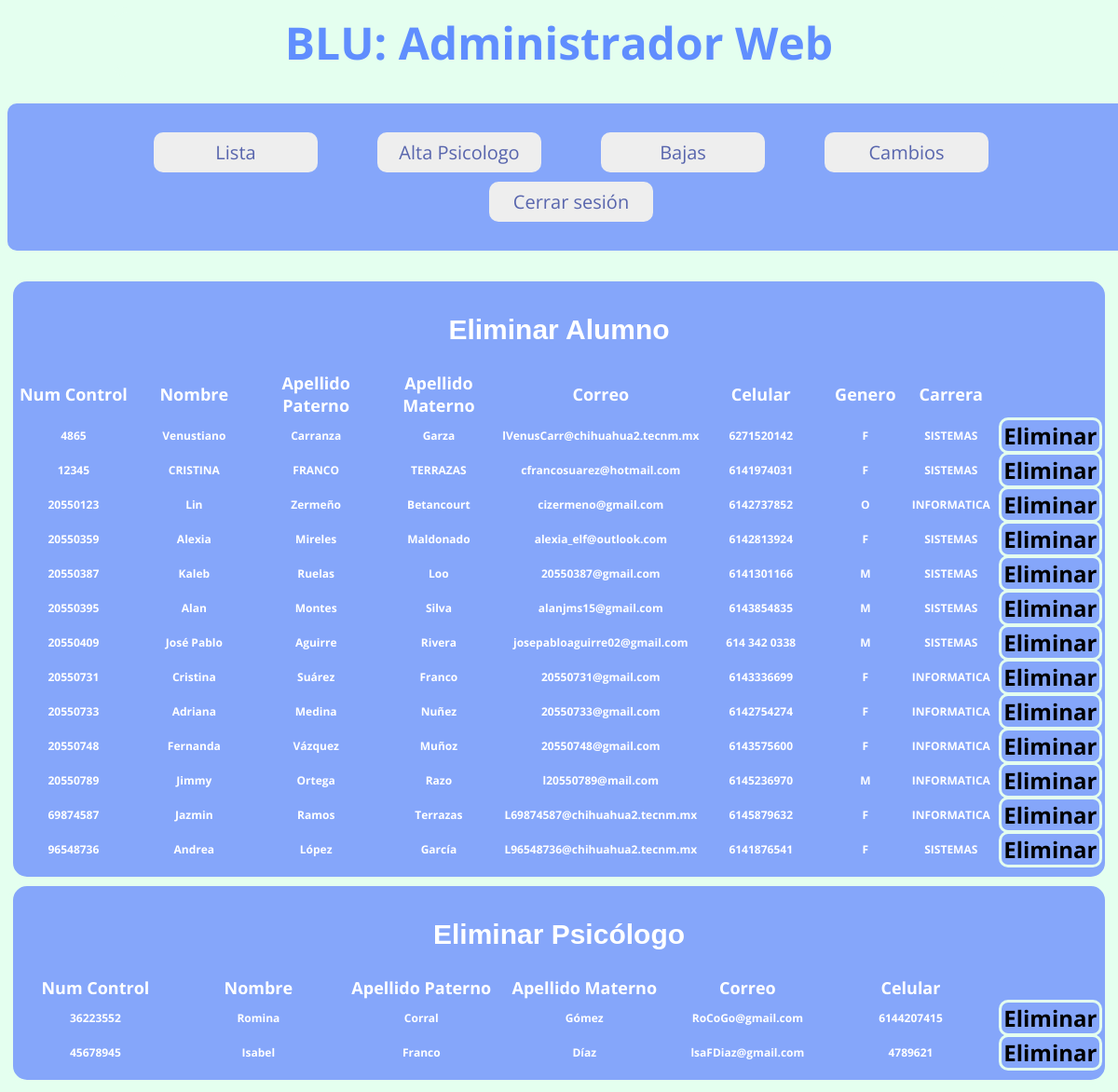
Before: /admin/bajas.php with the older database file.
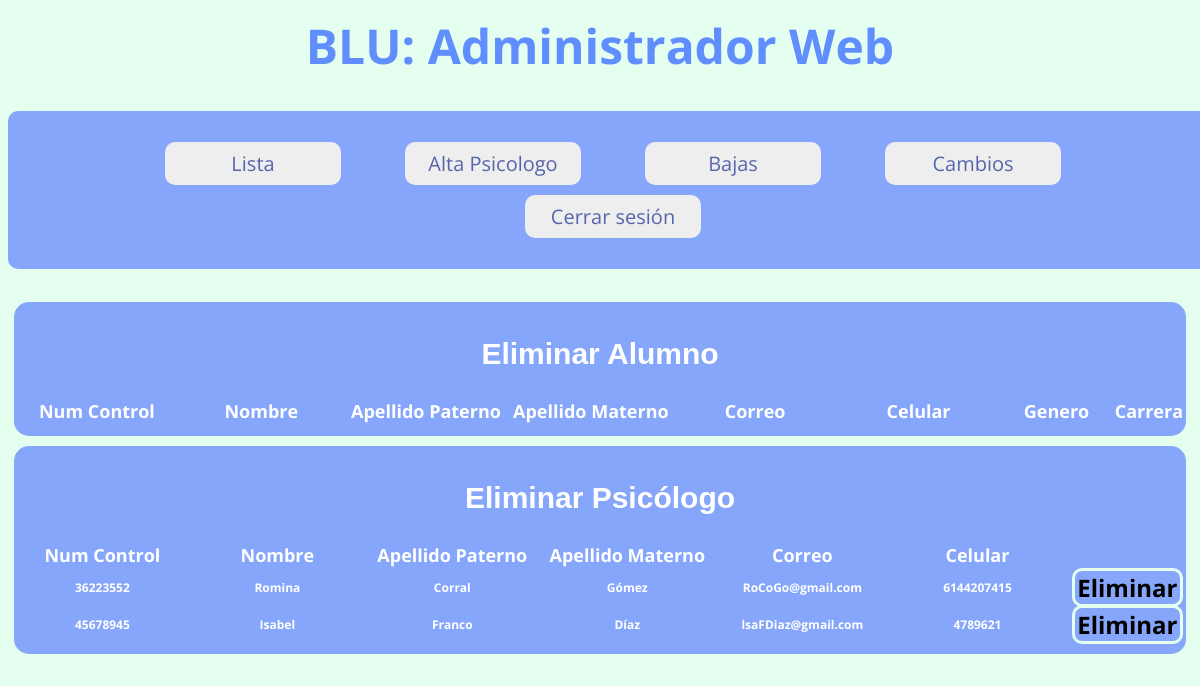
After: the same page with the newer database file.
### tables this page shows
CREATE TABLE `alumno` (
  `numControl` int(11) NOT NULL,
  `nombre` varchar(45) NOT NULL,
  `apellido1` varchar(45) NOT NULL,
  `apellido2` varchar(45) NOT NULL,
  `correoInstitucional` varchar(45) NOT NULL,
  `celular` varchar(45) NOT NULL,
  `genero` varchar(45) DEFAULT NULL,
  `carrera` varchar(45) DEFAULT NULL
);

CREATE TABLE `psicologo` (
  `idpsicologo` int(11) NOT NULL,
  `nombre` varchar(45) NOT NULL,
  `apellido1` varchar(45) NOT NULL,
  `apellido2` varchar(45) NOT NULL,
  `correo` varchar(45) NOT NULL,
  `telefono` varchar(45) NOT NULL
);

### admin/bajas.php (the view, shortened to what this page needs)
<!DOCTYPE html>
<html lang="es-ES">
    <head>
        <link rel="stylesheet" type="text/css" href="Estilo_baseDatos.css"/>
    </head>
    <body>
        <center>
            <header> BLU: Administrador Web </header>
            <br>
            <nav id="barra_h">
                <ul class='menu-horizontal'>
                    <li class="n1"><a href="lista.php">Lista</a></li>
                    <li class="n1"><a href="altas.php">Alta Psicologo</a></li>
                    <li class="n1"><a href="bajas.php">Bajas</a></li>
                    <li class="n1"><a href="cambios.php">Cambios</a></li>
                    <li class="n1"><a href="../cerrar_sesion.php">Cerrar sesión</a></li>
                </ul>
            </nav>
            <br>
                <section>
                    <h2>Eliminar Alumno</h2>
                    <table>
                        <tr>
                            <th>Num Control</th><th>Nombre</th><th>Apellido Paterno</th><th>Apellido Materno</th><th>Correo</th><th>Celular</th><th>Genero</th><th>Carrera</th>
                        </tr>
                        <?php
                    $mysqli = new mysqli("localhost","root","","blu");
                            $mysqli->set_charset("utf8");
                            $query = $mysqli->query("SELECT * FROM alumno");
                            while($dat = $query ->fetch_object()){
                            echo "<tr>
                            <td>".$dat->numControl."</td>
                            <td>".$dat->nombre."</td>
                            <td>".$dat->apellido1."</td>
                            <td>".$dat->apellido2."</td>
                            <td>".$dat->correoInstitucional."</td>
                            <td>".$dat->celular."</td>
                            <td>".$dat->genero."</td>
                            <td>".$dat->carrera."</td>
                            <td><a class='eliminar' href='bajasqlAlumno.php?id=".$dat->numControl."'>Eliminar</a></td></tr>";
                            }
                        ?>
                    </table>
                </section>
                <section>
                    <h2>Eliminar Psicólogo</h2>
                    <table>
                        <tr>
                            <th>Num Control</th><th>Nombre</th><th>Apellido Paterno</th><th>Apellido Materno</th><th>Correo</th><th>Celular</th>
                        </tr>
                        <?php
                    $mysqli = new mysqli("localhost","root","","blu");
                            $mysqli->set_charset("utf8");
                            $query = $mysqli->query("SELECT * FROM psicologo");
                            while($dat = $query ->fetch_object()){
                            echo "<tr>
                            <td>".$dat->idpsicologo."</td>
                            <td>".$dat->nombre."</td>
                            <td>".$dat->apellido1."</td>
                            <td>".$dat->apellido2."</td>
                            <td>".$dat->correo."</td>
                            <td>".$dat->telefono."</td>
                            <td><a class='eliminar' href='bajasqlPsicologo.php?id=".$dat->idpsicologo."'>Eliminar</a></td></tr>";
                            }
                        ?>
                    </table>
                </section>
         </center>
    </body>
</html>

Changed rows visible on the page:
removed alumno: numControl "4865", nombre "Venustiano", apellido1 "Carranza", apellido2 "Garza", correoInstitucional "lVenusCarr@chihuahua2.tecnm.mx", celular "6271520142", genero "F", carrera "SISTEMAS"
removed alumno: numControl "12345", nombre "CRISTINA", apellido1 "FRANCO", apellido2 "TERRAZAS", correoInstitucional "cfrancosuarez@hotmail.com", celular "6141974031", genero "F", carrera "SISTEMAS"
removed alumno: numControl "20550123", nombre "Lin", apellido1 "Zermeño", apellido2 "Betancourt", correoInstitucional "cizermeno@gmail.com", celular "6142737852", genero "O", carrera "INFORMATICA"
removed alumno: numControl "20550359", nombre "Alexia", apellido1 "Mireles", apellido2 "Maldonado", correoInstitucional "alexia_elf@outlook.com", celular "6142813924", genero "F", carrera "SISTEMAS"
removed alumno: numControl "20550387", nombre "Kaleb", apellido1 "Ruelas", apellido2 "Loo", correoInstitucional "20550387@gmail.com", celular "6141301166", genero "M", carrera "SISTEMAS"
removed alumno: numControl "20550395", nombre "Alan", apellido1 "Montes", apellido2 "Silva", correoInstitucional "alanjms15@gmail.com", celular "6143854835", genero "M", carrera "SISTEMAS"
removed alumno: numControl "20550409", nombre "José Pablo", apellido1 "Aguirre", apellido2 "Rivera", correoInstitucional "josepabloaguirre02@gmail.com", celular "614 342 0338", genero "M", carrera "SISTEMAS"
removed alumno: numControl "20550731", nombre "Cristina", apellido1 "Suárez", apellido2 "Franco", correoInstitucional "20550731@gmail.com", celular "6143336699", genero "F", carrera "INFORMATICA"
removed alumno: numControl "20550733", nombre "Adriana", apellido1 "Medina", apellido2 "Nuñez", correoInstitucional "20550733@gmail.com", celular "6142754274", genero "F", carrera "INFORMATICA"
removed alumno: numControl "20550748", nombre "Fernanda", apellido1 "Vázquez", apellido2 "Muñoz", correoInstitucional "20550748@gmail.com", celular "6143575600", genero "F", carrera "INFORMATICA"
removed alumno: numControl "20550789", nombre "Jimmy", apellido1 "Ortega", apellido2 "Razo", correoInstitucional "l20550789@mail.com", celular "6145236970", genero "M", carrera "INFORMATICA"
removed alumno: numControl "69874587", nombre "Jazmin", apellido1 "Ramos", apellido2 "Terrazas", correoInstitucional "L69874587@chihuahua2.tecnm.mx", celular "6145879632", genero "F", carrera "INFORMATICA"
removed alumno: numControl "96548736", nombre "Andrea", apellido1 "López", apellido2 "García", correoInstitucional "L96548736@chihuahua2.tecnm.mx", celular "6141876541", genero "F", carrera "SISTEMAS"
